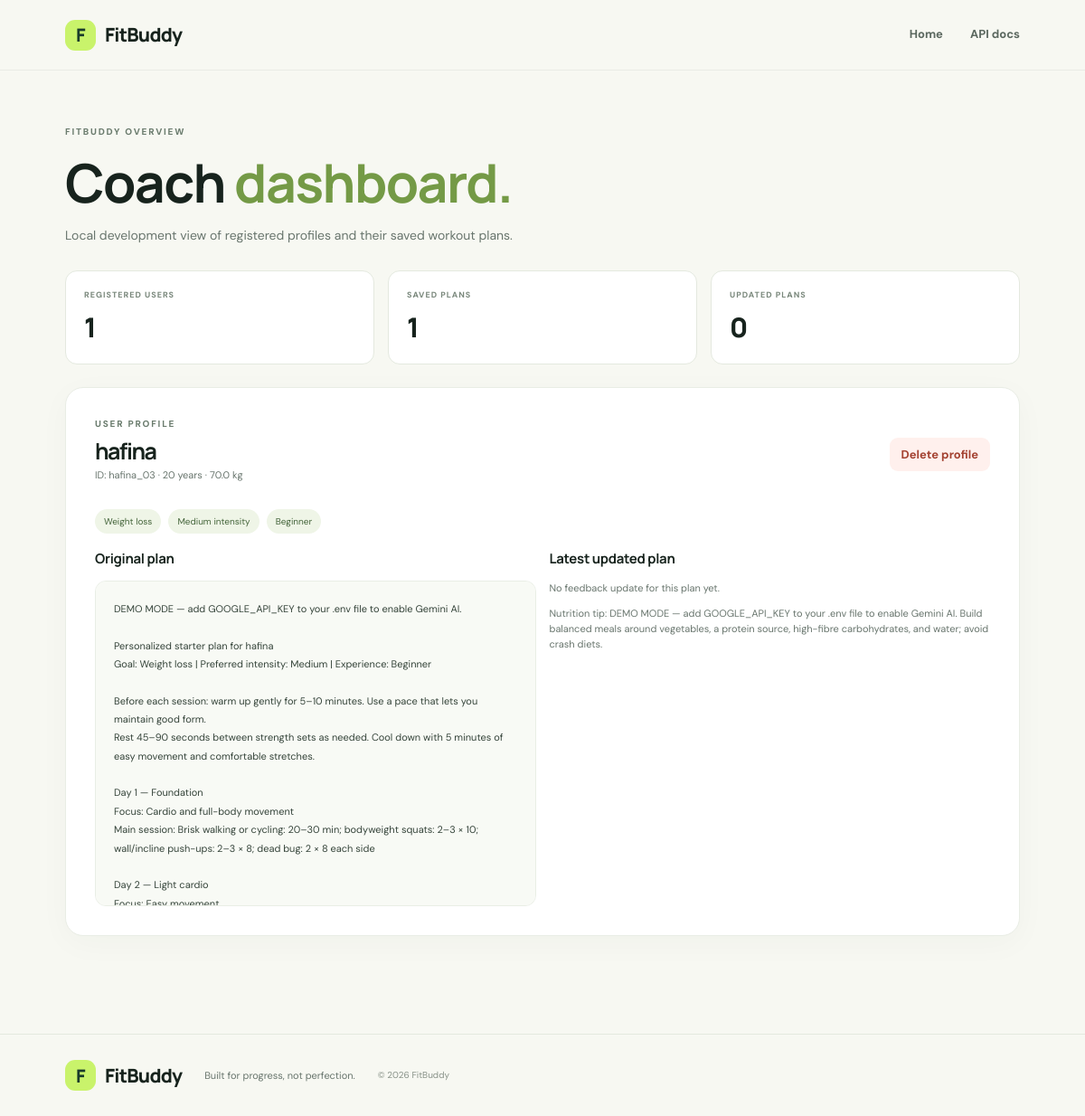
Screenshot of /view-all-users with the database file from the repository.
### app/database.py (models this page shows)
class User(Base):
    __tablename__ = "users"
    id = Column(Integer, primary_key=True, index=True)
    user_id = Column(String(80), unique=True, index=True, nullable=False)
    username = Column(String(120), nullable=False)
    age = Column(Integer, nullable=False)
    weight = Column(Float, nullable=False)
    goal = Column(String(40), nullable=False)
    intensity = Column(String(20), nullable=False)
    experience = Column(String(30), nullable=False, default="Beginner")
    created_at = Column(DateTime, default=lambda: datetime.now(timezone.utc))
    plans = relationship("WorkoutPlan", back_populates="user", cascade="all, delete-orphan")

class WorkoutPlan(Base):
    __tablename__ = "workout_plans"
    id = Column(Integer, primary_key=True, index=True)
    user_id = Column(String(80), ForeignKey("users.user_id"), index=True, nullable=False)
    original_plan = Column(Text, nullable=False)
    updated_plan = Column(Text, nullable=True)
    nutrition_tip = Column(Text, nullable=False)
    feedback = Column(Text, nullable=True)
    created_at = Column(DateTime, default=lambda: datetime.now(timezone.utc))
    user = relationship("User", back_populates="plans")

### app/routes.py (the view)
@router.get("/view-all-users", response_class=HTMLResponse)
def view_all_users(request: Request, db: Session = Depends(get_db)):
    users = db.query(User).order_by(User.created_at.desc()).all()
    records = db.query(WorkoutPlan).order_by(WorkoutPlan.created_at.desc()).all()
    return templates.TemplateResponse(
        request=request, name="all_users.html",
        context={"users": users, "records": records}
    )

### app/templates/all_users.html (shortened to what this page needs)
<!doctype html><html lang="en"><head><link rel="stylesheet" href="/static/css/style.css"></head>
<body><header class="topbar"><a class="brand" href="/"><span class="brand-mark">F</span> FitBuddy</a><nav><a href="/">Home</a><a href="/docs">API docs</a></nav></header><main class="dashboard-main"><div class="results-heading"><div class="eyebrow">FITBUDDY OVERVIEW</div><h1>Coach <span>dashboard.</span></h1><p>Local development view of registered profiles and their saved workout plans.</p></div><div class="dashboard-stats"><div><small>REGISTERED USERS</small><strong>{{ users|length }}</strong></div><div><small>SAVED PLANS</small><strong>{{ records|length }}</strong></div><div><small>UPDATED PLANS</small><strong>{{ records|selectattr('updated_plan')|list|length }}</strong></div></div>
{% if not users %}<section class="content-card empty-state"><div class="nutrition-icon">◎</div><h2>No profiles yet</h2><p>Create your first plan to see a profile here.</p><a class="button primary" href="/">Create a plan ↗</a></section>{% else %}
{% for user in users %}<section class="content-card user-record"><div class="user-record-heading"><div><span class="eyebrow">USER PROFILE</span><h2>{{ user.username }}</h2><p>ID: {{ user.user_id }} · {{ user.age }} years · {{ user.weight }} kg</p></div><form action="/delete-user/{{ user.user_id }}" method="post" onsubmit="return confirm('Delete this user and all their plans?')"><button class="button danger" type="submit">Delete profile</button></form></div><div class="profile-tags"><span>{{ user.goal }}</span><span>{{ user.intensity }} intensity</span><span>{{ user.experience }}</span></div>
{% for record in user.plans|sort(attribute='created_at', reverse=true) %}<div class="admin-plan-grid"><div><h3>Original plan</h3><pre class="plan-text admin-plan">{{ record.original_plan }}</pre></div><div><h3>Latest updated plan</h3>{% if record.updated_plan %}<pre class="plan-text admin-plan">{{ record.updated_plan }}</pre><p class="feedback-label"><strong>Feedback:</strong> {{ record.feedback }}</p>{% else %}<p class="muted">No feedback update for this plan yet.</p>{% endif %}<p class="muted">Nutrition tip: {{ record.nutrition_tip }}</p></div></div>{% endfor %}</section>{% endfor %}{% endif %}
</main><footer><a class="brand" href="/"><span class="brand-mark">F</span> FitBuddy</a><p>Built for progress, not perfection.</p><small>© 2026 FitBuddy</small></footer></body></html>

### app/static/css/style.css (style rules this page uses)
:root { --ink:#17231d;--muted:#68756d;--green:#c9f36b;--deep:#193b2b;--paper:#f7f8f2;--line:#e4e9df;--orange:#ff9b6a;--white:#fff;--shadow:0 20px 60px rgba(24,49,34,.09) }
* { box-sizing:border-box }
html { scroll-behavior:smooth;scroll-padding-top:90px }
body { margin:0;background:var(--paper);color:var(--ink);font-family:'DM Sans',sans-serif;line-height:1.55 }
a { color:inherit;text-decoration:none }
.topbar { height:78px;display:flex;align-items:center;justify-content:space-between;padding:0 max(6vw,24px);background:rgba(247,248,242,.94);border-bottom:1px solid rgba(23,35,29,.06);position:sticky;top:0;z-index:10;backdrop-filter:blur(16px) }
.brand { display:inline-flex;align-items:center;gap:10px;font-family:Manrope,sans-serif;font-weight:800;font-size:21px;letter-spacing:-.8px }
.brand-mark { display:grid;place-items:center;width:34px;height:34px;background:var(--green);border-radius:11px;font-size:20px;color:var(--deep) }
nav { display:flex;align-items:center;gap:30px;font-size:13px;font-weight:700 }
nav>a:not(.nav-cta) { color:#5b685f }
.eyebrow { font-size:10px;letter-spacing:1.8px;font-weight:800;color:#6b7c6e;display:flex;align-items:center;gap:9px }
h1,h2,h3,p { margin-top:0 }
h1,h2,h3 { font-family:Manrope,sans-serif;letter-spacing:-1.6px;line-height:1.12 }
.hero h1 span,.section-heading h2 span,.bottom-cta h2 span,.results-heading h1 span { color:#749a46 }
.button { border:0;display:inline-flex;align-items:center;justify-content:center;gap:20px;padding:15px 21px;border-radius:9px;font:700 13px 'DM Sans',sans-serif;cursor:pointer;transition:transform .2s,box-shadow .2s,background .2s }
.form-card,.content-card { background:white;border:1px solid #e9ede5;border-radius:20px;padding:32px;box-shadow:0 8px 35px #1c392308 }
footer { border-top:1px solid var(--line);padding:28px 6vw;display:flex;align-items:center;gap:25px;flex-wrap:wrap }
footer p { margin:0;font-size:11px;color:var(--muted) }
footer>small { font-size:10px;color:#879187 }
.results-main,.dashboard-main { max-width:1200px;margin:auto;padding:60px 6vw 90px }
.results-heading { max-width:760px;margin-bottom:28px }
.results-heading h1 { font-size:clamp(38px,5vw,59px);margin:15px 0 }
.results-heading>p { font-size:14px;color:var(--muted);max-width:650px }
.profile-strip small,.dashboard-stats small { display:block;font-size:9px;letter-spacing:1px;color:#7b897d;font-weight:800;margin-bottom:7px }
.plan-text { white-space:pre-wrap;overflow-wrap:anywhere;font:12px/1.85 'DM Sans',sans-serif;color:#35443a;background:#f8faf5;border:1px solid #e9eee5;border-radius:12px;padding:20px;margin:0 }
.dashboard-stats { display:grid;grid-template-columns:repeat(3,1fr);gap:15px;margin:25px 0 }
.dashboard-stats>div { background:white;border:1px solid var(--line);padding:20px;border-radius:13px }
.dashboard-stats strong { font:800 30px Manrope,sans-serif }
.user-record { margin:18px 0 }
.user-record-heading { display:flex;justify-content:space-between;align-items:center;gap:15px }
.user-record-heading h2 { font-size:25px;margin:8px 0 4px }
.user-record-heading p,.muted { font-size:11px;color:var(--muted) }
.danger { background:#fff0ed;color:#a44332;padding:10px 13px }
.profile-tags { display:flex;gap:8px;flex-wrap:wrap;margin:18px 0 }
.profile-tags span { font-size:10px;background:#eff5e7;color:#45653b;border-radius:20px;padding:6px 10px }
.admin-plan-grid { display:grid;grid-template-columns:1fr 1fr;gap:15px;margin-top:20px }
.admin-plan-grid h3 { font-size:15px;letter-spacing:-.3px }
.admin-plan { max-height:360px;overflow:auto;font-size:11px }

### rows the page displays
User: username "hafina", user_id "hafina_03", age "20", weight "70.0", goal "Weight loss", intensity "Medium", experience "Beginner"
WorkoutPlan: original_plan "DEMO MODE — add GOOGLE_API_KEY to your .env file to enable Gemini AI. Personalized starter plan for hafina Goal: Weight loss | Preferred intensity: Medium | Experience: Beginner Before each session: warm up gently for 5–10 minutes. Use a pace that lets you maintain good form. Rest 45–90 seconds between strength sets as needed. Cool down with 5 minutes of easy movement and comfortable stretches. Day 1 — Foundation Focus: Cardio and full-body movement Main session: Brisk walking or cycling: 20–30 min; bodyweight squats: 2–3 × 10; wall/incline push-ups: 2–3 × 8; dead bug: 2 × 8 each side Day 2 — Light cardio Focus: Easy movement…", shows "No feedback update for this plan yet.", nutrition_tip "DEMO MODE — add GOOGLE_API_KEY to your .env file to enable Gemini AI. Build balanced meals around vegetables, a protein source, high-fibre carbohydrates, and water; avoid crash diets."

### other values shown
{{ users|length }} "1"
{{ records|length }} "1"
{{ records|selectattr('updated_plan')|list|length }} "0"
